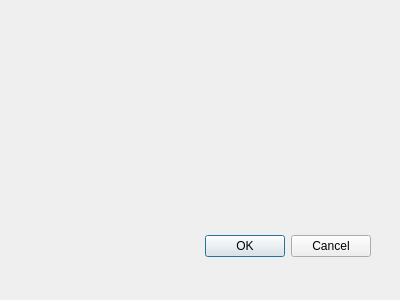
<?xml version="1.0" encoding="UTF-8"?>
<ui version="4.0">
 <class>signup</class>
 <widget class="QDialog" name="signup">
  <property name="geometry">
   <rect>
    <x>0</x>
    <y>0</y>
    <width>400</width>
    <height>300</height>
   </rect>
  </property>
  <property name="windowTitle">
   <string>Dialog</string>
  </property>
  <widget class="QDialogButtonBox" name="buttonBox">
   <property name="geometry">
    <rect>
     <x>30</x>
     <y>221</y>
     <width>341</width>
     <height>51</height>
    </rect>
   </property>
   <property name="orientation">
    <enum>Qt::Horizontal</enum>
   </property>
   <property name="standardButtons">
    <set>QDialogButtonBox::Cancel|QDialogButtonBox::Ok</set>
   </property>
  </widget>
 </widget>
 <resources/>
 <connections>
  <connection>
   <sender>buttonBox</sender>
   <signal>accepted()</signal>
   <receiver>signup</receiver>
   <slot>accept()</slot>
   <hints>
    <hint type="sourcelabel">
     <x>248</x>
     <y>254</y>
    </hint>
    <hint type="destinationlabel">
     <x>157</x>
     <y>274</y>
    </hint>
   </hints>
  </connection>
  <connection>
   <sender>buttonBox</sender>
   <signal>rejected()</signal>
   <receiver>signup</receiver>
   <slot>reject()</slot>
   <hints>
    <hint type="sourcelabel">
     <x>316</x>
     <y>260</y>
    </hint>
    <hint type="destinationlabel">
     <x>286</x>
     <y>274</y>
    </hint>
   </hints>
  </connection>
 </connections>
</ui>
